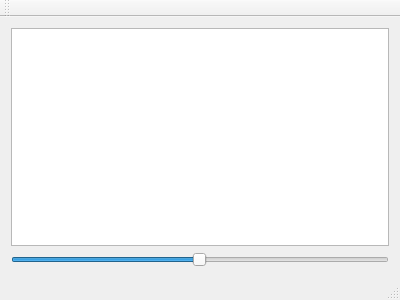
<?xml version="1.0" encoding="UTF-8"?>
<ui version="4.0">
 <class>MainWindow</class>
 <widget class="QMainWindow" name="MainWindow">
  <property name="geometry">
   <rect>
    <x>0</x>
    <y>0</y>
    <width>400</width>
    <height>300</height>
   </rect>
  </property>
  <property name="windowTitle">
   <string>MainWindow</string>
  </property>
  <widget class="QWidget" name="centralWidget">
   <layout class="QVBoxLayout" name="verticalLayout">
    <item>
     <widget class="XkbViewer" name="viewer"/>
    </item>
    <item>
     <widget class="QSlider" name="horizontalSlider">
      <property name="minimum">
       <number>1</number>
      </property>
      <property name="maximum">
       <number>200</number>
      </property>
      <property name="value">
       <number>100</number>
      </property>
      <property name="orientation">
       <enum>Qt::Horizontal</enum>
      </property>
     </widget>
    </item>
   </layout>
  </widget>
  <widget class="QMenuBar" name="menuBar">
   <property name="geometry">
    <rect>
     <x>0</x>
     <y>0</y>
     <width>400</width>
     <height>23</height>
    </rect>
   </property>
  </widget>
  <widget class="QToolBar" name="mainToolBar">
   <attribute name="toolBarArea">
    <enum>TopToolBarArea</enum>
   </attribute>
   <attribute name="toolBarBreak">
    <bool>false</bool>
   </attribute>
  </widget>
  <widget class="QStatusBar" name="statusBar"/>
 </widget>
 <layoutdefault spacing="6" margin="11"/>
 <customwidgets>
  <customwidget>
   <class>XkbViewer</class>
   <extends>QGraphicsView</extends>
   <header location="global">xkbviewer.h</header>
   <slots>
    <slot>setScalePercent(int)</slot>
   </slots>
  </customwidget>
 </customwidgets>
 <resources/>
 <connections>
  <connection>
   <sender>horizontalSlider</sender>
   <signal>valueChanged(int)</signal>
   <receiver>viewer</receiver>
   <slot>setScalePercent(int)</slot>
   <hints>
    <hint type="sourcelabel">
     <x>204</x>
     <y>262</y>
    </hint>
    <hint type="destinationlabel">
     <x>205</x>
     <y>141</y>
    </hint>
   </hints>
  </connection>
 </connections>
</ui>
